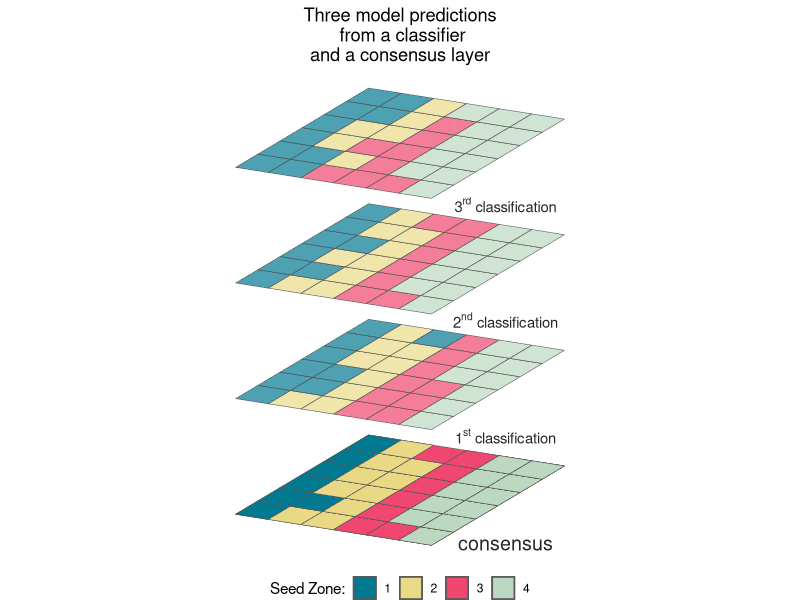

Source code (R):
library(tidyverse)


#' Rotate simple features for 3D layers
#' @description Rotates a simple features layer using a shear matrix transformation on the 
#' \code{geometry} column. This can get nice for visualization and works with
#' points, lines and polygons. Code by Stefan Jünger Denis Cohen, perhaps based upon work by
#' spacedman. 
#'
#' @param data an object of class \code{sf}
#' @param x_add integer; x value to move geometry in space
#' @param y_add integer; x value to move geometry in space
#'
#' @importFrom magrittr %>%

rotate_sf <- function(data, x_add = 0, y_add = 0) {
  
  shear_matrix <- function (x) { 
    matrix(c(2, 1.2, 0, 1), 2, 2) 
  }
  
  rotate_matrix <- function(x) { 
    matrix(c(cos(x), sin(x), -sin(x), cos(x)), 2, 2) 
  }
  
  data %>% 
    dplyr::mutate(
      geometry = 
        .$geometry * shear_matrix() * rotate_matrix(pi / 20) + c(x_add, y_add)
    )
}


# create dummy data, here each value will indicate a layer classification from 
# 1 to 4
v <- rep(1:4, each = 9)

v2 <- v 
v2[10] <- 1 ; v2[c(7,9)] <- 2  ; v2[18] <- 3  ; v2[c(26,27)] <- 4 

v3 <- v
v3[c(11,12)] <- 1  ; v3[9] <- 2  ; v3[c(13,15)] <- 3  ; v3[c(24,26,27)] <- 4 

v[c(9, 18)] <- 1; v[7] <- 2 ; v[29] <- 4

# combined our dummy data with some dummy coordinates, which will become points
# in the x and y direction. We will buffer out the points to turn them into
# raster tiles. 
sf_lyrs <- cbind(
  'lyr1' = v,  'lyr2' = v2, 'lyr3' = v3,
  x = rep(1:6, each = 6), 
  y = rep(1:6) # automatically recycles  
) |>
  data.frame() |>
  sf::st_as_sf( coords = c('x', 'y'), remove = FALSE) |>
  sf::st_buffer(0.5, endCapStyle = 'SQUARE') |>
  dplyr::mutate(across(lyr1:lyr3, ~ factor(.x)))

rm(v, v2, v3)
# Now we can create a final raster from our example of three different classification 
# runs 

sf_sum <- sf_lyrs |>
  pivot_longer(lyr1:lyr3) |>
  group_by(x, y) |>
  add_count(value) |>
  group_by(x, y) |> 
  mutate(ID = cur_group_id(), .before  = geometry)

# identify the cells which have a plurality of consensus
consen <- filter(sf_sum, n >= 2) # all but one cell's have 2/3 or 3/3 agreement

no_consen <- filter(sf_sum, ! ID %in% consen$ID) |>
  # select the value from our reference layer, we will say that layer 2 is that. 
  filter(name == 'lyr2')

output_r <- bind_rows(consen, no_consen) |>
  arrange(ID) |>
  select(lyr_consensus = value)

rm(consen, no_consen, sf_sum)

# create a specified palette for our classified layers s
cols <- c("1" = '#007991', "2" = '#E9D985', "3" = '#EF476F', "4" = '#BCD8C1')

# create the plot using the rotate_sf function. 
r_plot <- ggplot() + 
  
  geom_sf(data = rotate_sf(output_r), # bottom layer
          aes(fill = lyr_consensus)) +
  
  geom_sf(data = rotate_sf(sf_lyrs, y_add = 7), # lower layer
    aes(fill = lyr1), alpha = .7) + 
  
  geom_sf(data = rotate_sf(sf_lyrs, y_add = 14), # middle layer
    aes(fill = lyr2),  alpha = .7) + 

  geom_sf(data = rotate_sf(sf_lyrs, y_add = 21), # uppermost layer, y_add relative to base
    aes(fill = lyr3),  alpha = .7) +
  
  scale_fill_manual(values = cols, name = 'Seed Zone:') + 
  theme_void() + 
  theme(
    legend.position="bottom", 
    plot.title = element_text(hjust = 0.5)) + 
  labs(title = 'Three model predictions\n from a classifier\nand a consensus layer') + 
  annotate("text", x = 18, y = -1.5, size=5, color="gray15", label = "consensus") +

  annotate("text", x = 18, y = 5, size=3.75, color="gray15",
           label = deparse(bquote('1'^'st'*' classification')), parse = TRUE) + 
  annotate("text", x = 18, y = 12, size=3.75, color="gray15", 
           label = deparse(bquote('2'^'nd'*' classification')), parse = TRUE) + 
  annotate("text", x = 18, y = 19, size=3.75, color="gray15", 
           label = deparse(bquote('3'^'rd'*' classification')), parse = TRUE) 
  
ggsave('../poster/Rasters.png', r_plot, bg = 'transparent', 
       dpi = 300, units = 'in', height = 5, width = 3.5)




################################################################################
# now we prepare another data set to exemplify ensembling a model 
